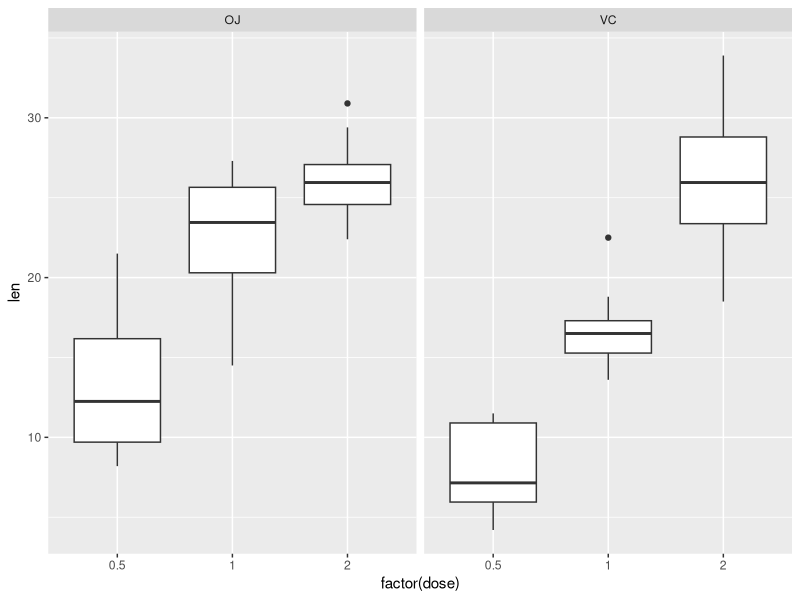

Write the R code that produced this figure.
## ---- chunk 1
library(datasets) 
library(ggplot2) 

g <- ggplot(ToothGrowth, aes(factor(dose), len )) +
                        geom_boxplot() + facet_grid(.~supp)
print(g)

## ---- chunk 2

data(ToothGrowth) 
doseGrowth1 <- subset(ToothGrowth, dose == 0.5) 
doseGrowth2 <- subset(ToothGrowth, dose == 1)
doseGrowth3 <- subset(ToothGrowth, dose == 2)

## ---- chunk 3
t.test(len~supp, data = doseGrowth1)
## ---- chunk 4
t.test(len~supp, data = doseGrowth2)
## ---- chunk 5
t.test(len~supp, data = doseGrowth3)
